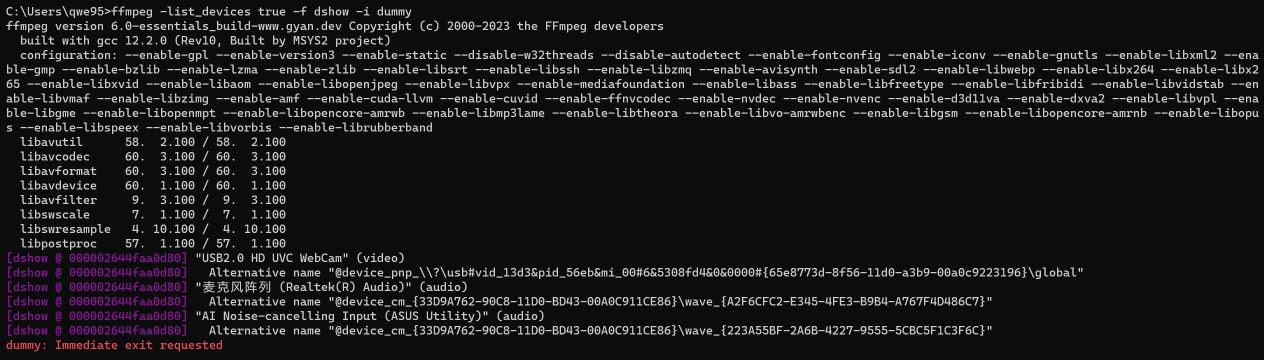
//> input picture Windows-Wsl2-Trt-Yolov8-Seg/img/1.png, 2527 x 719 px, given in place of test, which was not available (shown at 1/2 size)
$ ./main   (built with g++ and OpenCV 4)
//> lines starting //> are read from the running program, lines starting //| are printed output that depends on the picture; after the words box and inside, x2 and y2 are one past the last pixel; in counts of white or black regions, pixels touching at a corner belong together; pictures that were not available may be replaced by others from this repository, and a replacement may not be noted
#include <opencv2/opencv.hpp>
#include <iostream>
#include <string>

int main(int argc, char **argv)
{
    // Ubuntu安装ffmpeg：sudo apt-get install ffmpeg
    // rtsp地址，模拟四路视频流进行展示
    std::string rtsp1 = "rtsp://192.168.1.109/test";
    std::string rtsp2 = rtsp1;
    std::string rtsp3 = rtsp1;
    std::string rtsp4 = rtsp1;

    // CAP_FFMPEG：使用ffmpeg解码
    cv::VideoCapture stream1 = cv::VideoCapture(rtsp1, cv::CAP_FFMPEG);
    cv::VideoCapture stream2 = cv::VideoCapture(rtsp2, cv::CAP_FFMPEG);
    cv::VideoCapture stream3 = cv::VideoCapture(rtsp3, cv::CAP_FFMPEG);
    cv::VideoCapture stream4 = cv::VideoCapture(rtsp4, cv::CAP_FFMPEG);

    if (!stream1.isOpened() || !stream2.isOpened() || !stream3.isOpened() || !stream4.isOpened())
    {
        std::cout << "有视频流未打开" << std::endl;
        return -1;
    }

    cv::Mat frame1;
    cv::Mat frame2;
    cv::Mat frame3;
    cv::Mat frame4;

    cv::Mat H1, H2, V, blur;

    // 使用namedWindow创建窗口，WINDOW_AUTOSIZE：自动调整窗口大小
    cv::namedWindow("rtsp_demo", cv::WINDOW_AUTOSIZE);

    while (true)
    {
        if (!stream1.read(frame1) || !stream2.read(frame2) || !stream3.read(frame3) || !stream4.read(frame4))
        {
            std::cout << "有视频流未读取" << std::endl;
            continue;
        }
//> frame1 is the input picture: 719 rows x 2527 cols, CV_8UC3; mean B, G, R 26.8, 25.8, 26.9
        // 缩放等处理
        cv::resize(frame1, frame1, cv::Size(500, 300));
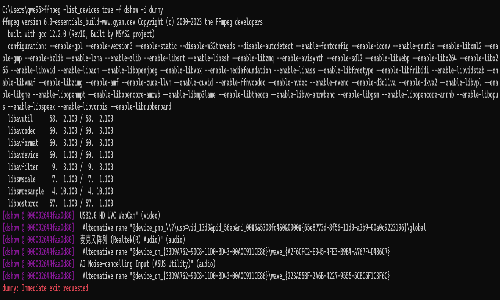
//> frame1: 300 rows x 500 cols, CV_8UC3; mean B, G, R 26.7, 25.7, 26.8

        cv::resize(frame2, frame2, cv::Size(500, 300));
        cv::flip(frame2, frame2, 1);
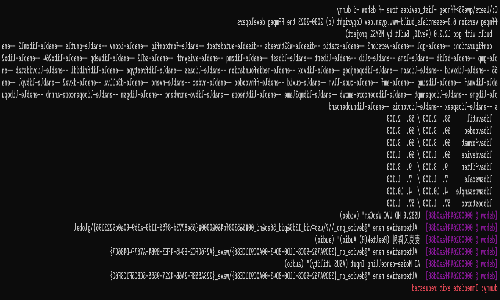
//> frame2: 300 rows x 500 cols, CV_8UC3; mean B, G, R 26.7, 25.7, 26.8

        cv::resize(frame3, frame3, cv::Size(500, 300));
        cv::cvtColor(frame1, frame1, cv::COLOR_BGR2GRAY);
//> frame1: 300 rows x 500 cols, CV_8UC1
        cv::cvtColor(frame1, frame1, cv::COLOR_GRAY2BGR);
//> frame1: 300 rows x 500 cols, CV_8UC3

        cv::resize(frame4, frame4, cv::Size(500, 300));
        cv::putText(frame4, "RTSP demo", cv::Point(100, 100), cv::FONT_ITALIC, 1, cv::Scalar(0, 0, 255), 2);
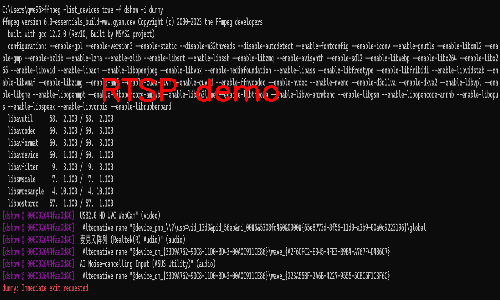
//> frame4: 300 rows x 500 cols, CV_8UC3; 0.85% of pixels changed, all inside (x1, y1, x2, y2) = (103, 78, 279, 102)
        // 拼接
        cv::hconcat(frame1, frame2, H1);
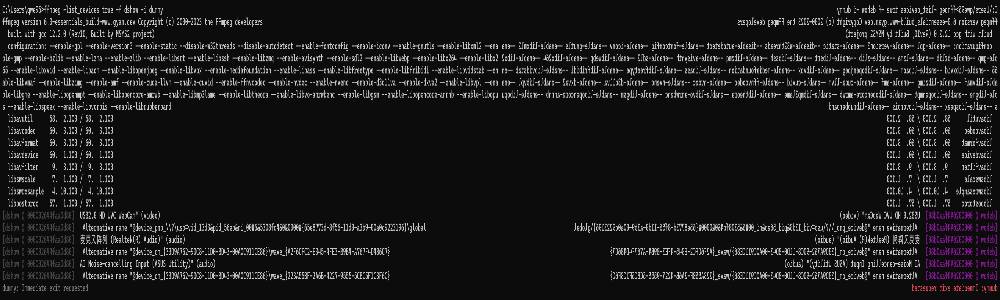
//> H1: 300 rows x 1000 cols, CV_8UC3; mean B, G, R 26.4, 25.9, 26.5
        cv::hconcat(frame3, frame4, H2);
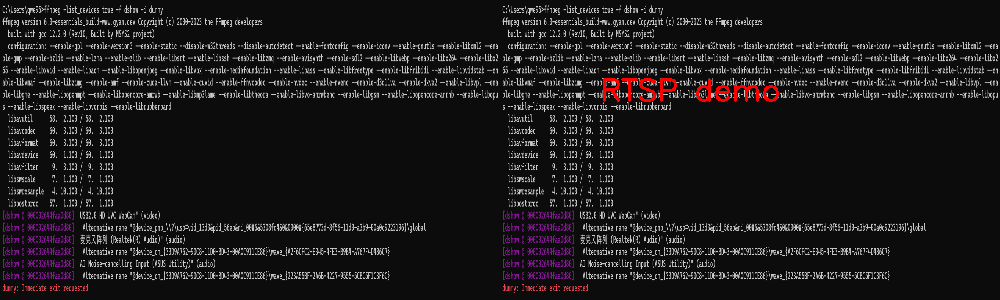
//> H2: 300 rows x 1000 cols, CV_8UC3; mean B, G, R 26.6, 25.5, 27.7
        cv::vconcat(H1, H2, V);
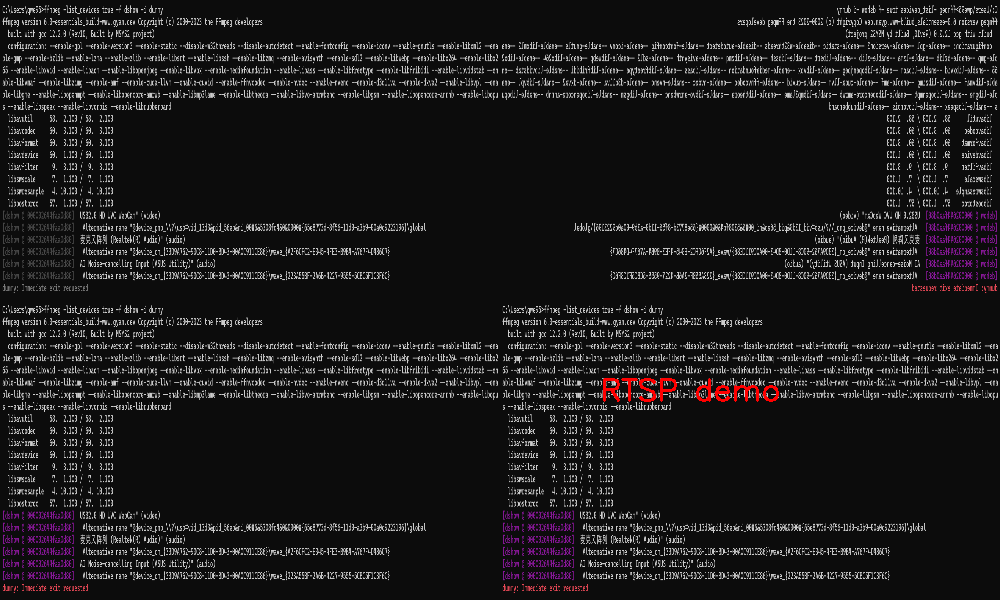
//> V: 600 rows x 1000 cols, CV_8UC3; mean B, G, R 26.5, 25.7, 27.1

        // 高斯模糊一下
        cv::GaussianBlur(V, blur, cv::Size(25, 25), 0);
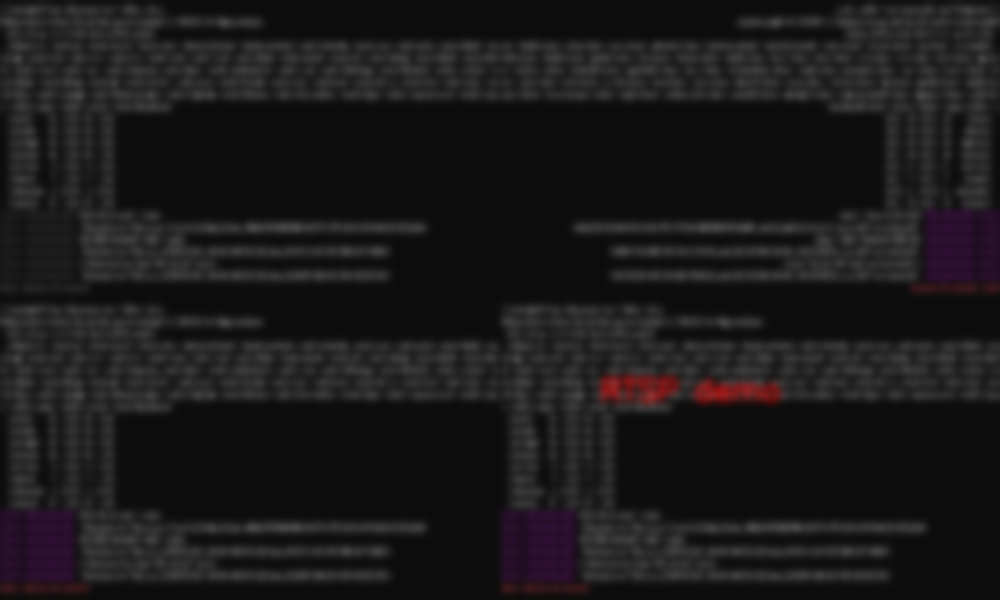
//> blur: 600 rows x 1000 cols, CV_8UC3; mean B, G, R 26.5, 25.7, 27.1

        cv::imshow("rtsp_demo", blur);

        if (cv::waitKey(1) == 27)
//> the Esc key is pressed
        {
            break;
        }
    }

    return 0;
}
